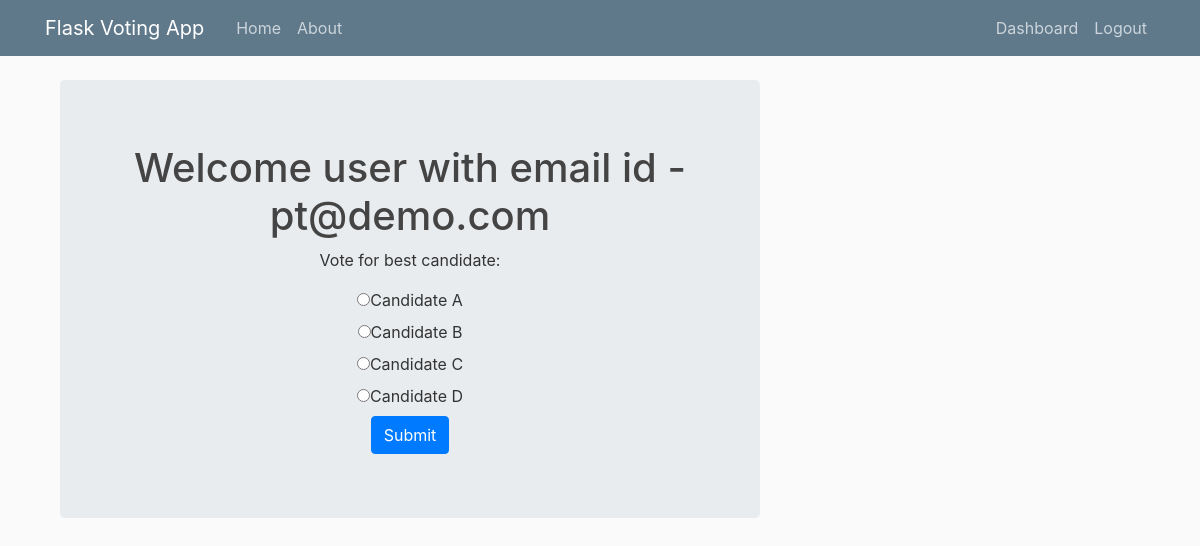
/dashboard (signed in), run on an earlier commit of the app's database.
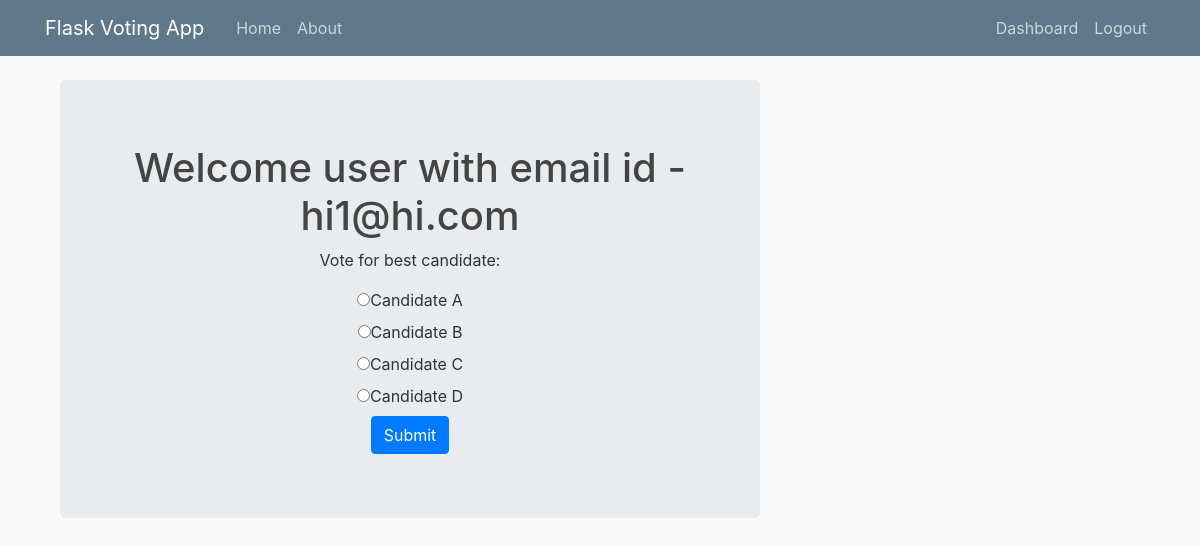
And on a later commit of the database.
### votingapp/models.py (models this page shows, shortened)
class User(db.Model, UserMixin):
    id = db.Column(db.Integer, primary_key = True)
    email = db.Column(db.String(200), unique=True, nullable = False)
    hasVoted = db.Column(db.Boolean, nullable=False, default=False)

### votingapp/routes.py (the view)
@app.route("/dashboard", methods=['GET', 'POST'])
@login_required
def dashboard():
    if request.method == 'POST':
        if 'candidate' in request.form:
            hasAlreadyVoted = User.query.filter_by(email = current_user.email).first().hasVoted
            if hasAlreadyVoted:
                flash("You already voted for the best candidate", 'danger')
                return redirect(url_for('home'))
            else:
                candidate_name = request.form['candidate']
                voted_candidate = Votes.query.filter_by(candidate_name=candidate_name).first()
                voted_candidate.votes = voted_candidate.votes + 1
                user_voted = User.query.filter_by(email= current_user.email).first()
                user_voted.hasVoted = True
                db.session.commit()
                flash("Thank you for the vote", 'success')
                return redirect(url_for('home'))
        else:
            flash('Please select a candidate to vote', 'danger')
            return redirect(url_for('dashboard'))
    else:
        candidate_list = Votes.query.all()
        return render_template('dashboard.html', candidate_list=candidate_list)

### votingapp/models.py (called while the page is built)
@login_manager.user_loader
def load_user(user_id):
    try:
        print("i am here")
        return User.query.get(int(user_id))
    except Exception as e:
        print("try was unsuccessful")
        print(e)

### votingapp/templates/dashboard.html
{% extends "layout.html" %}
    {% block content %}
        {% if current_user.email == 'admin@email.com' %}
            <div class="container">
                <div class="jumbotron text-center">
                    <h1>Welcome admin</h1>
                    <p>Current vote status:</p>
                    <table>
                        <thead>
                            <tr>
                                <th>Candidate Name</th>
                                <th>Total Votes</th>
                            </tr>
                        </thead>
                        <tbody>
                            {% for candidate in candidate_list %}
                            <tr>
                                <td>{{ candidate.candidate_name }}</td>
                                <td>{{ candidate.votes }}</td>
                            </tr>
                            {% endfor %}
                        </tbody>
                    </table>
                </div>
            </div>
        {% else %}
            <div class="container">
                <div class="jumbotron text-center">
                        <h1>Welcome user with email id - {{ current_user.email }}</h1>
                        <p>Vote for best candidate:</p>
                        <form method="POST" action="{{ url_for('dashboard') }} ">
                            {% for candidate in candidate_list %}
                            <div class="radio">
                                <label><input type="radio" name="candidate" value="{{ candidate.candidate_name }}">{{ candidate.candidate_name }}</label>
                            </div>
                            {% endfor %}
                            <button type="submit" class="btn btn-primary">Submit</button>
                        </form>
                </div>
            </div>
        {% endif %}
    {% endblock content %}

What changed in the data, as far as the page shows it:
changed User: email "pt@demo.com" → "hi1@hi.com"
